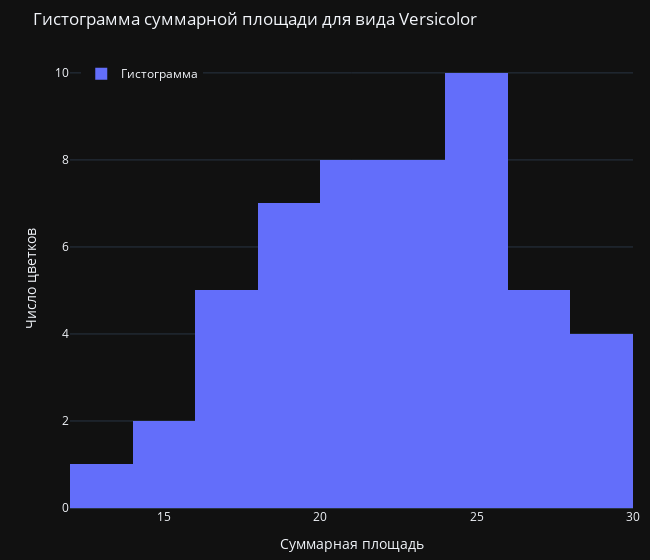

The cell this chart's notebook holds for it:
### Markdown cell above
##### Гистограмма суммарной площади

### Code cell
fig = px.histogram(versicolor_data, x='Sum.Square', nbins=15,
                   labels={
                       'Sum.Square': 'Суммарная площадь',
                       'count': 'Число цветков'
                   },
                   title='Гистограмма суммарной площади для вида Versicolor',
                   template=theme,
                   width=650)
fig.update_traces(name='Гистограмма', showlegend=True)
fig.update_layout(xaxis_title='Суммарная площадь', 
                  yaxis_title='Число цветков',
                  legend=dict(x=.02, y=.98), 
                  margin=dict(l=70, r=10, b=10, t=50)) 
fig.show()

### Figure 1 — Plotly figure (JSON) as saved in the notebook; plotly's stock layout.template omitted (floating-point values rounded to 4 significant figures)
{"data": [{"alignmentgroup": "True", "bingroup": "x", "hovertemplate": "Суммарная площадь=%{x}<br>count=%{y}<extra></extra>", "legendgroup": "", "marker": {"color": "#636efa", "pattern": {"shape": ""}}, "name": "Гистограмма", "nbinsx": 15, "offsetgroup": "", "orientation": "v", "showlegend": true, "type": "histogram", "x": [28.98, 27.23, 28.74, 17.85, 25.1, 21.81, 28.31, 15.06, 25.12, 19.5, 13.5, 24.0, 17.2, 24.27, 20.92, 26.93, 23.55, 19.76, 20.39, 18.29, 27.52, 22.28, 23.1, 22.72, 24.15, 25.96, 25.76, 28.6, 24.15, 18.32, 17.38, 16.9, 20.34, 24.36, 22.95, 27.6, 27.82, 20.21, 22.13, 18.95, 19.58, 24.74, 19.88, 14.8, 20.58, 22.14, 21.99, 23.57, 16.05, 21.29], "xaxis": "x", "yaxis": "y"}], "layout": {"barmode": "relative", "legend": {"tracegroupgap": 0, "x": 0.02, "y": 0.98}, "margin": {"b": 10, "l": 70, "r": 10, "t": 50}, "title": {"text": "Гистограмма суммарной площади для вида Versicolor"}, "width": 650, "xaxis": {"anchor": "y", "domain": [0, 1], "title": {"text": "Суммарная площадь"}}, "yaxis": {"anchor": "x", "domain": [0, 1], "title": {"text": "Число цветков"}}}}
